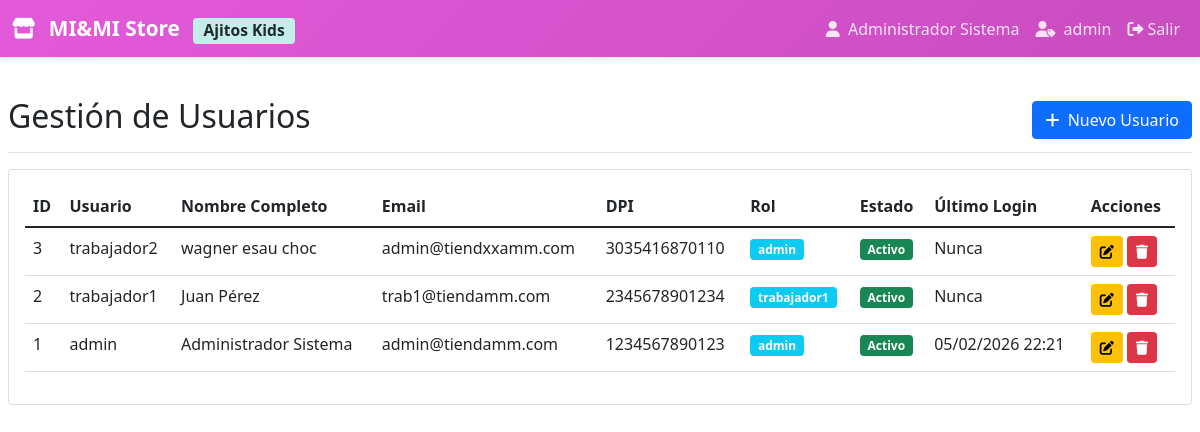
/modules/mod1/usuarios.php (signed in), run on the app's committed database.
### tables this page shows
CREATE TABLE `usuarios` (
  `id_usuario` int(11) NOT NULL,
  `username` varchar(50) NOT NULL,
  `password` varchar(255) NOT NULL,
  `email` varchar(100) DEFAULT NULL,
  `id_rol` int(11) NOT NULL,
  `nombre` varchar(100) NOT NULL,
  `apellido` varchar(100) NOT NULL,
  `dpi` varchar(13) DEFAULT NULL,
  `telefono` varchar(20) DEFAULT NULL,
  `fecha_registro` datetime DEFAULT current_timestamp(),
  `ultimo_login` datetime DEFAULT NULL,
  `activo` tinyint(1) DEFAULT 1
);

CREATE TABLE `roles` (
  `id_rol` int(11) NOT NULL,
  `nombre` varchar(50) NOT NULL,
  `descripcion` varchar(255) DEFAULT NULL,
  `permisos` text DEFAULT NULL
);

### modules/mod1/usuarios.php (the view, shortened to what this page needs)
<?php
$database = new Database();
$db = $database->getConnection();
$embedded = isset($_GET['embedded']) && $_GET['embedded'] === '1';
$query = "SELECT u.*, r.nombre as rol_nombre
          FROM usuarios u
          INNER JOIN roles r ON u.id_rol = r.id_rol
          WHERE u.id_rol != 4
          ORDER BY u.id_usuario DESC";
$stmt = $db->prepare($query);
$stmt->execute();
$usuarios = $stmt->fetchAll(PDO::FETCH_ASSOC);
?>
<!DOCTYPE html>
<html lang="es">
<head>
    <link href="https://cdn.jsdelivr.net/npm/bootstrap@5.1.3/dist/css/bootstrap.min.css" rel="stylesheet">
    <link rel="stylesheet" href="https://cdnjs.cloudflare.com/ajax/libs/font-awesome/6.0.0/css/all.min.css">
</head>
<body>
    <?php if (!$embedded): ?>
    <?php include '../../includes/header.php'; ?>
    <?php endif; ?>
    <div class="container-fluid mt-4">
        <div class="row">
            <main class="col-12 px-2">
                <div class="d-flex justify-content-between flex-wrap flex-md-nowrap align-items-center pt-3 pb-2 mb-3 border-bottom">
                    <h1 class="h2">Gestión de Usuarios</h1>
                    <button class="btn btn-primary" data-bs-toggle="modal" data-bs-target="#createModal">
                        <i class="fas fa-plus me-1"></i> Nuevo Usuario
                    </button>
                </div>
                <div class="card">
                    <div class="card-body">
                        <div class="table-responsive">
                            <table class="table table-hover">
                                <thead>
                                    <tr>
                                        <th>ID</th>
                                        <th>Usuario</th>
                                        <th>Nombre Completo</th>
                                        <th>Email</th>
                                        <th>DPI</th>
                                        <th>Rol</th>
                                        <th>Estado</th>
                                        <th>Último Login</th>
                                        <th>Acciones</th>
                                    </tr>
                                </thead>
                                <tbody>
                                    <?php foreach ($usuarios as $usuario): ?>
                                    <tr>
                                        <td><?php echo $usuario['id_usuario']; ?></td>
                                        <td><?php echo $usuario['username']; ?></td>
                                        <td><?php echo $usuario['nombre'] . ' ' . $usuario['apellido']; ?></td>
                                        <td><?php echo $usuario['email']; ?></td>
                                        <td><?php echo $usuario['dpi']; ?></td>
                                        <td><span class="badge bg-info"><?php echo $usuario['rol_nombre']; ?></span></td>
                                        <td>
                                            <span class="badge <?php echo $usuario['activo'] ? 'bg-success' : 'bg-danger'; ?>">
                                                <?php echo $usuario['activo'] ? 'Activo' : 'Inactivo'; ?>
                                            </span>
                                        </td>
                                        <td><?php echo $usuario['ultimo_login'] ? date('d/m/Y H:i', strtotime($usuario['ultimo_login'])) : 'Nunca'; ?></td>
                                        <td>
                                            <a href="?action=edit&id=<?php echo $usuario['id_usuario']; ?>"
                                               class="btn btn-sm btn-warning" title="Editar">
                                                <i class="fas fa-edit"></i>
                                            </a>
                                            <button class="btn btn-sm btn-danger"
                                                    onclick="confirmDelete(<?php echo $usuario['id_usuario']; ?>, '<?php echo $usuario['nombre']; ?>')"
                                                    title="Desactivar">
                                                <i class="fas fa-trash"></i>
                                            </button>
                                        </td>
                                    </tr>
                                    <?php endforeach; ?>
                                </tbody>
                            </table>
                        </div>
                    </div>
                </div>
            </main>
        </div>
    </div>
</body>
</html>

### data on the page
usuarios: id_usuario "3", username "trabajador2", nombre "wagner esau", apellido "choc", email "admin@tiendxxamm.com", dpi "3035416870110", id_rol.nombre "admin", activo "Activo", shows "Nunca"
usuarios: id_usuario "2", username "trabajador1", nombre "Juan", apellido "Pérez", email "trab1@tiendamm.com", dpi "2345678901234", id_rol.nombre "trabajador1", activo "Activo", shows "Nunca"
usuarios: id_usuario "1", username "admin", nombre "Administrador", apellido "Sistema", email "admin@tiendamm.com", dpi "1234567890123", id_rol.nombre "admin", activo "Activo", ultimo_login "05/02/2026 22:21"

### other printed values
SITE_NAME "MI&MI Store"
AJITOS_NAME "Ajitos Kids"
$_SESSION['nombre'] "Administrador Sistema"
$_SESSION['rol_nombre'] "admin"
